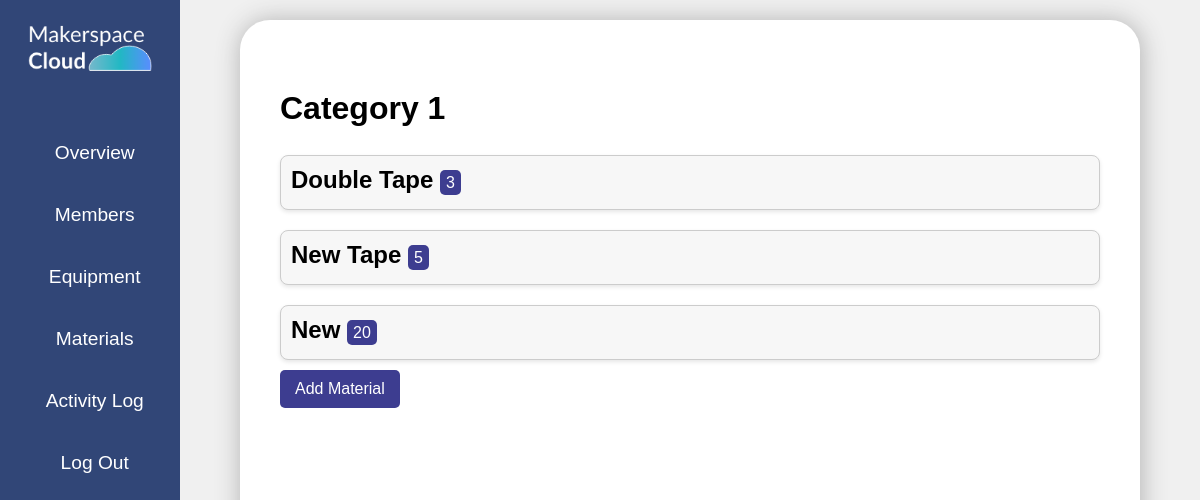
The page /a_category_detail/1/ (signed in) on the database its author committed.
### equ/models.py (models this page shows, shortened)
class Category(models.Model):
    name = models.CharField(max_length=100)
    lab = models.ForeignKey(Lab,on_delete=models.CASCADE)

class Material(models.Model):
    stock = models.IntegerField(null=True,blank=True)
    name = models.CharField(max_length=100)
    category = models.ForeignKey(Category, on_delete=models.CASCADE,blank=True, null=True)

### equ/views.py (the view)
# urls.py: path('a_category_detail/<int:pk>/', views.a_category_detail, name='a_category_detail'),
@login_required
@admin_required
def a_category_detail(request, pk):
    category = get_object_or_404(Category, pk=pk)
    materials = Material.objects.filter(category=category)
    context = {'category':category,'materials':materials}
    return render(request, 'equ/a_category_detail.html', context)

### equ/views.py (called while the page is built)
def admin_required(function):
    decorator = user_passes_test(lambda user: user.groups.filter(name='admin').exists())
    return decorator(function)

### equ/templates/equ/a_category_detail.html
{% extends "equ/a_base.html" %}
{% block content %}
<div class="my_projects" style="padding: 20px;">
  <h1>{{category.name}}</h1>
  <br>
  {% for material in materials %}
  <div class="equip_container">
      <h2 style="color: black;">{{ material.name }} <a href="{% url 'a_add_stock' material.pk category.pk %}" style="padding: 4px 6px; border: none; border-radius: 5px;">{{material.stock}}</a></h2>
  </div>
  {% endfor %}
  <a href="{% url 'a_add_material' category.pk %}" style="border-radius: 5px;">Add Material</a>
</div>
{% endblock content %}

### static/css/style.css (style rules this page uses)
:root { --primary:#314677; --secondary:rgb(97, 97, 131); }
* { box-sizing: border-box; margin: 0; padding: 0; font-family: Arial, Helvetica, sans-serif; }
.my_projects { display: flex; flex-direction: column; width: 100%; height: 100%; }
.my_projects a, .my_projects button { padding: 10px 15px; text-decoration: none; border: none; background:#3d3d90; color: white; border-radius: 40px; width: max-content; font-size: 1rem; font-weight: normal; }
.my_projects { margin-top: 30px; }
.equip_container { border: 1px solid #ccc; padding: 10px; margin: 10px 0; border-radius: 8px; background-color: #f7f7f7; box-shadow: 0px 2px 4px rgba(0, 0, 0, 0.1); display: flex; align-items: center; justify-content: space-between; }
.equip_container h2 { font-size: 1.5rem; margin-bottom: 5px; }
.equip_container a { text-decoration: none; color: white; }

### rows shown on the page
Category: name "Category 1"
Material: name "Double Tape", stock "3"
Material: name "New Tape", stock "5"
Material: name "New", stock "20"
